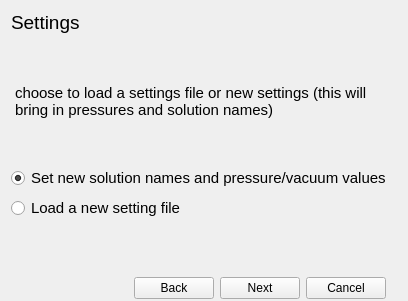
         <widget class="QWidget" name="page_2">
          <layout class="QGridLayout" name="gridLayout_14">
           <property name="bottomMargin">
            <number>0</number>
           </property>
           <item row="6" column="0" colspan="2">
            <widget class="QGroupBox" name="groupBox_2">
             <property name="maximumSize">
              <size>
               <width>16777215</width>
               <height>45</height>
              </size>
             </property>
             <property name="styleSheet">
              <string notr="true">QGroupBox {
    border: 2px solid transparent;
}</string>
             </property>
             <property name="title">
              <string/>
             </property>
             <layout class="QGridLayout" name="gridLayout_8">
              <property name="bottomMargin">
               <number>0</number>
              </property>
              <item row="0" column="2">
               <widget class="QPushButton" name="pushButton_back2">
                <property name="text">
                 <string>Back</string>
                </property>
               </widget>
              </item>
              <item row="0" column="4">
               <widget class="QPushButton" name="pushButton_cancel2">
                <property name="text">
                 <string>Cancel</string>
                </property>
               </widget>
              </item>
              <item row="0" column="1">
               <spacer name="horizontalSpacer_2">
                <property name="orientation">
                 <enum>Qt::Horizontal</enum>
                </property>
                <property name="sizeHint" stdset="0">
                 <size>
                  <width>40</width>
                  <height>20</height>
                 </size>
                </property>
               </spacer>
              </item>
              <item row="0" column="3">
               <widget class="QPushButton" name="pushButton_next2">
                <property name="text">
                 <string>Next</string>
                </property>
               </widget>
              </item>
             </layout>
            </widget>
           </item>
           <item row="2" column="0" colspan="2">
            <widget class="QPlainTextEdit" name="plainTextEdit_2">
             <property name="sizePolicy">
              <sizepolicy hsizetype="Expanding" vsizetype="Minimum">
               <horstretch>0</horstretch>
               <verstretch>0</verstretch>
              </sizepolicy>
             </property>
             <property name="maximumSize">
              <size>
               <width>16777215</width>
               <height>80</height>
              </size>
             </property>
             <property name="font">
              <font>
               <pointsize>11</pointsize>
              </font>
             </property>
             <property name="styleSheet">
              <string notr="true">QPlainTextEdit {
    background-color: transparent;
    /*background-image: url(draft.png);*/
    background-attachment: scroll;
}</string>
             </property>
             <property name="frameShape">
              <enum>QFrame::NoFrame</enum>
             </property>
             <property name="plainText">
              <string>choose to load a settings file or new settings (this will bring in pressures and solution names)</string>
             </property>
            </widget>
           </item>
           <item row="4" column="0">
            <widget class="QRadioButton" name="radioButton_loadSetting_2">
             <property name="font">
              <font>
               <pointsize>11</pointsize>
              </font>
             </property>
             <property name="text">
              <string>Load a new setting file</string>
             </property>
            </widget>
           </item>
           <item row="5" column="0">
            <spacer name="verticalSpacer">
             <property name="orientation">
              <enum>Qt::Vertical</enum>
             </property>
             <property name="sizeType">
              <enum>QSizePolicy::Expanding</enum>
             </property>
             <property name="sizeHint" stdset="0">
              <size>
               <width>20</width>
               <height>40</height>
              </size>
             </property>
            </spacer>
           </item>
           <item row="3" column="0">
            <widget class="QRadioButton" name="radioButton_loadSetting_1">
             <property name="font">
              <font>
               <pointsize>11</pointsize>
              </font>
             </property>
             <property name="text">
              <string>Set new solution names and pressure/vacuum values</string>
             </property>
             <property name="checked">
              <bool>true</bool>
             </property>
            </widget>
           </item>
           <item row="0" column="0">
            <widget class="QLabel" name="label_4">
             <property name="font">
              <font>
               <pointsize>14</pointsize>
              </font>
             </property>
             <property name="text">
              <string>Settings</string>
             </property>
            </widget>
           </item>
           <item row="1" column="0">
            <spacer name="verticalSpacer_2">
             <property name="orientation">
              <enum>Qt::Vertical</enum>
             </property>
             <property name="sizeHint" stdset="0">
              <size>
               <width>20</width>
               <height>40</height>
              </size>
             </property>
            </spacer>
           </item>
          </layout>
         </widget>
